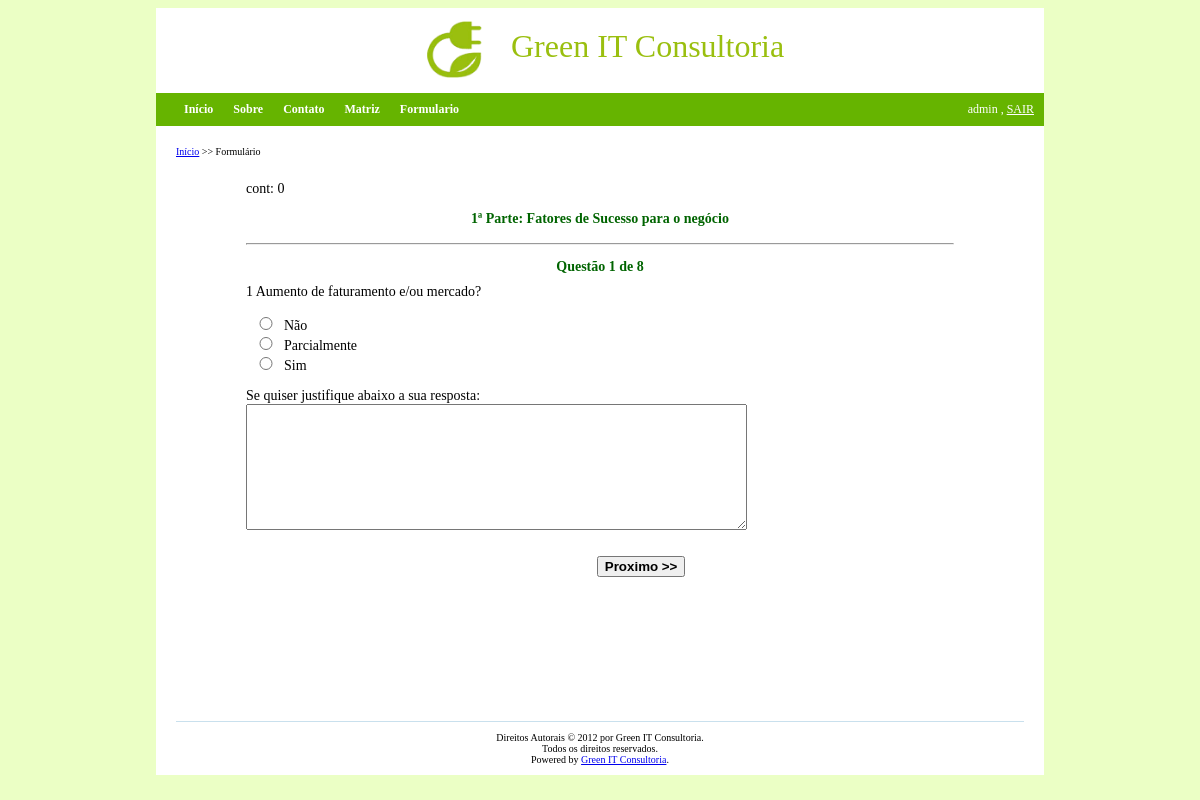
The page /formulario.php?q=1 (signed in) on the database as committed earlier.
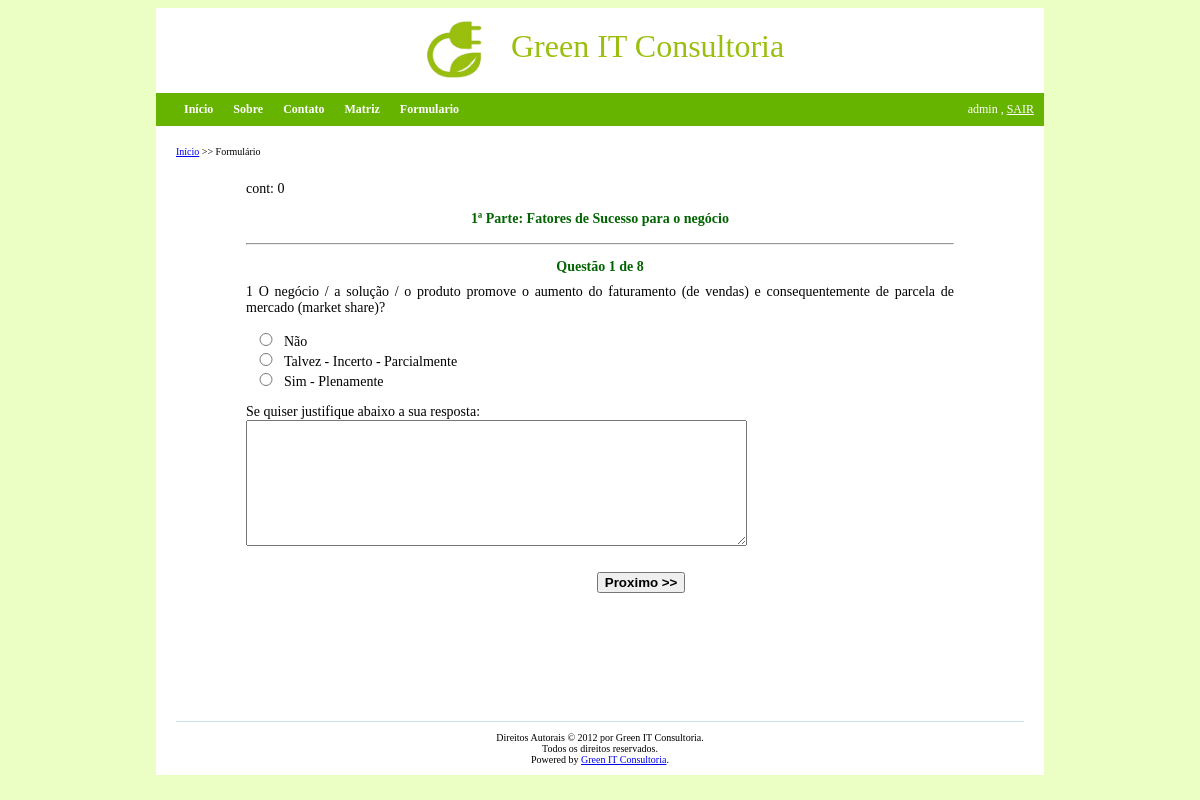
The same page on the database as committed later.
### tables this page shows
CREATE TABLE IF NOT EXISTS `questoes` (
  `id` int(11) NOT NULL AUTO_INCREMENT,
  `questao` varchar(300) DEFAULT NULL,
  `tipo` int(11) NOT NULL,
  PRIMARY KEY (`id`)
);

CREATE TABLE IF NOT EXISTS `tipo_resposta` (
  `tipo` int(11) NOT NULL,
  `rotulo` varchar(70) NOT NULL,
  `resp` int(11) NOT NULL
);

### formulario.php (the view, shortened to what this page needs)
<html>
    <head>
        <link rel="stylesheet" type="text/css" href="padrao.css">
    </head>
    <body>
        <div class="geral">
            <div class="cabecalho">
                <?php include("cabecalho.php"); ?>
            </div>
            <div class="menu">
                <?php include("menu.php"); ?>
            </div>
            <div class="login">
                <?php
                if ($_SESSION["AUTH"] == true) {
                    echo $_SESSION["usuario"] . " ";
                    echo " ," . " " . "<a href = " . "logout.php" . " >SAIR</a>";
                }
                ?>
            </div>
            <div class="conteudo">
                <div class="breadcrumbs-form">
                    <a href="index.php">Início</a> >> <span>Formulário</span>
                </div>
                <div class="conteudo-form">
                    <?php
                    $q = $_GET['q'];
                    $sql = "SELECT * FROM questoes where id = " . $q;
                    $num_question = "SELECT count(*) FROM questoes";
                    $res = mysql_query($sql);
                    $resMAX = mysql_query($num_question);
                    $MAX = mysql_fetch_array($resMAX);
                    $cont = 0;
                    while ($row = mysql_fetch_array($res)) {
                        echo "cont: " . $cont;
                        if ($q < 9){
                            echo "<div class = \"question-form\"><p>1ª Parte: Fatores de Sucesso para o negócio</p></div><hr />";
                            echo "<div class = \"question-form\"><p>Questão " . $q . " de 8 </p></div>";
                        }else if($q < 14){
                            echo "<div class = \"question-form\"><p>2ª Parte: Aspectos de Sustentabilidade - Natureza do Produto</p></div><hr />";
                            echo "<div class = \"question-form\"><p>Questão " . ($q - 8) . " de 20 </p></div>";
                        }else if($q < 19){
                            echo "<div class = \"question-form\"><p>2ª Parte: Aspectos de Sustentabilidade - Atratividade/Funcionalidade</p></div><hr />";
                            echo "<div class = \"question-form\"><p>Questão " . ($q - 8) . " de 20 </p></div>";
                        }else if($q < 24){
                            echo "<div class = \"question-form\"><p>2ª Parte: Aspectos de Sustentabilidade - Governança</p></div><hr />";
                            echo "<div class = \"question-form\"><p>Questão " . ($q - 8) . " de 20 </p></div>";
                        }else{
                            echo "<div class = \"question-form\"><p>2ª Parte: Aspectos de Sustentabilidade - Alinhamento às causas de sustentabilidade</p></div><hr />";
                            echo "<div class = \"question-form\"><p>Questão " . ($q - 8) . " de 20 </p></div>";
                        }
                        echo  $row['id'] . " " . $row['questao'] . "<br>" . "<p>";
                        echo "<form id = \"form2\" action=\"atualiza_pagina.php\" method=\"POST\">";
                        $sql = "SELECT * FROM tipo_resposta WHERE tipo = " . $row['tipo'];
                        $resresp = mysql_query($sql);
                        while ($rowresp = mysql_fetch_array($resresp)) {
                            echo "<input class = radio type=\"radio\" name=\"" . $row['id'] . "\" value=\"" . $rowresp['resp'] . "\"";
                            echo "/>" . $rowresp['rotulo'] . "<br />";
                        }
                    }
                    ?>
                    <p>
                        <label>Se quiser justifique abaixo a sua resposta:</label><br>
                        <textarea name="just"  id="mensagem" cols="60" rows="8" maxlength="700"></textarea>
                    </p>
                    <table>
                        <tr>
                            <td>
                            </td>
                            <td class="button"> </td>
                            <td>
                                <?php $botao = ""; if ($q != $MAX[0]){$botao = "Proximo >>";} else {$botao = "Finaliza";}?>
                            <input class = "button_prox" name = "next" type = "button" value = "<?php echo $botao;?>" onclick="mudaPagina('p');"/>
                            </td>
                        </tr>
                    </table>
                </form>
                </div>
            </div>
            <div class="rodape">
                <?php include("rodape.php"); ?>
            </div>
        </div>
    </body>
</html>

### cabecalho.php
<div class="logo">
    <img src="imgs/logo2.png" />
</div>
<div class="titulo">
    <p class="titulo"> Green IT Consultoria</p>
</div>

### menu.php (shortened to what this page needs)
<ul>
    <li  <?php if ($_GET['r'] == 'inicio') echo "class=\"active\"" ?> >
        <a href="index.php?r=inicio">Início</a>
    </li>
    <li <?php if ($_GET['r'] == 'sobre') echo "class=\"active\"" ?> >
        <a href="index.php?r=sobre">Sobre</a>
    </li>
    <li <?php if ($_GET['r'] == 'contato') echo "class=\"active\"" ?> >
        <a href="index.php?r=contato">Contato</a>
    </li>
    <li <?php if ($_GET['r'] == 'tabela') echo "class=\"active\"" ?> >
        <?php if ($_SESSION["AUTH"] == true) {
            echo '<a href="index.php?r=tabela">Matriz</a>' ;} ?>
    </li>
    <li <?php if ($_GET['r'] == 'form') echo "class=\"active\"" ?> >
        <?php if ($_SESSION["AUTH"] == true) {
            echo '<a href="index.php?r=form">Formulario</a>';} ?>
    </li>
</ul>

### rodape.php
Direitos Autorais &copy; 2012 por Green IT Consultoria.<br/>
Todos os direitos reservados.<br/>
Powered by <a href="http://www.greenitconsultoria.com/" rel="external">Green IT Consultoria</a>.

### padrao.css (style rules this page uses)
body { color: black; background-color: #ebffc5; }
div.geral { position: relative; width: 75%; margin-left: auto; margin-right: auto; font-family: verdana; background-color: #ffffff; }
div.cabecalho { position: relative; height: 85px; background-color: #ffffff; }
div.logo { position: absolute; margin-left:260px; height: 83px; width: 25px; }
div.titulo { position: absolute; margin-left:355px; height: 83px; width: 600px; color: #9abf0f; }
div.titulo p { margin-top: 20px; font-size: 32px; }
p.titulo { margin-top: 20px; font-size: 32px; color: #9abf0f; }
div.login { position: absolute; top: 94px; right: 10px; height: 27px; font-size: 12px; color: #ffffff; background: #66b400; }
div.login a { color: #ffffff; }
div.menu { position: relative; top: 0; left: 0; height: 33px; background-color: #ffffff; background: #66b400; }
div.menu ul { padding:6px 20px 5px 20px; margin:0px; }
div.menu ul li { display: inline; }
div.menu ul li a { color:#ffffff; background-color:transparent; font-size:12px; font-weight:bold; text-decoration:none; padding:5px 8px; }
div.conteudo { position: relative; background-color: #ffffff; padding: 20px; min-height: 500px; font-size: 14px; text-align: justify; }
div.conteudo-form { position: relative; background-color: #ffffff; padding: 10px; padding-left: 70px; padding-right: 70px; min-height: 500px; font-size: 14px; }
div.conteudo-form input.radio { width: 30px; text-align: left; }
div.conteudo-form input.button_prox { font-weight: bold; width: auto; }
div.conteudo-form table { margin: auto; position: absolute; left: 10%; }
div.conteudo-form table td { width: 130px; padding: 10px }
div.conteudo-form table td.button { width: 150px; }
div.question-form { font-weight: bold; text-align: center; font-size: 14px; color: darkgreen; height: 25px; }
div.breadcrumbs-form { text-align: left; font-size: 10px; height: 25px; }
div.rodape { position: relative; padding: 10px; margin: 10px 20px; font-size: 10px; text-align: center; border-top: 1px solid #C9E0ED; }
img { height: 83px; }

Rows that differ between the two databases and show on the page:
removed tipo_resposta: rotulo "Parcialmente"
removed tipo_resposta: rotulo "Sim"
changed questoes id 1: questao "Aumento de faturamento e/ou mercado?" → "O negócio / a solução / o produto promove o aumento do faturamento (de vendas) e consequentemente de parcela de mercado (market share)?"
added tipo_resposta: rotulo "Talvez - Incerto - Parcialmente"
added tipo_resposta: rotulo "Sim - Plenamente"
